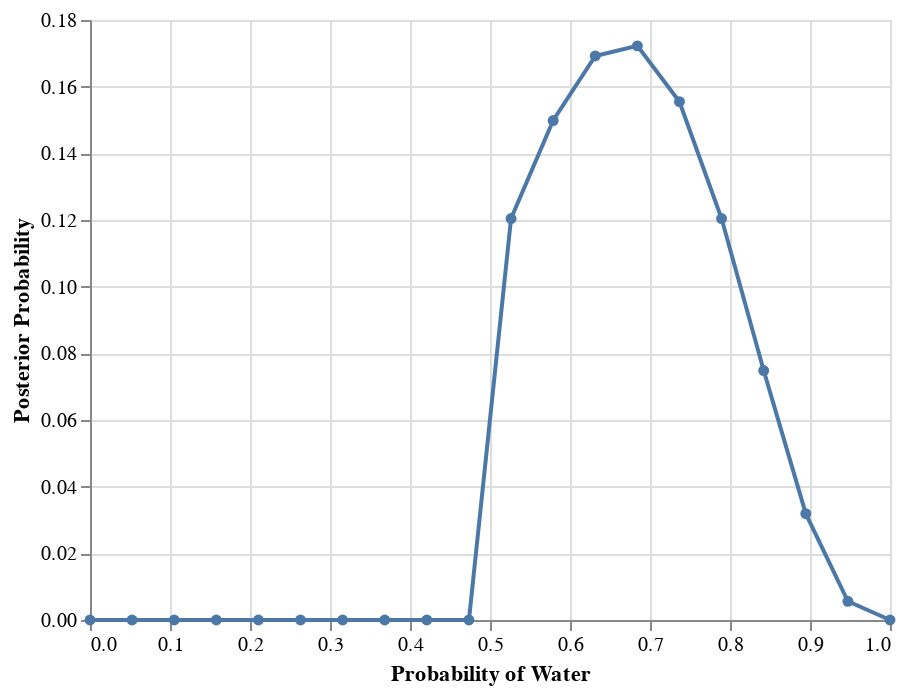

The code cell stored with this chart in its notebook:
### Markdown cell above
### 2.5

### Code cell
prior = np.where(np.linspace(0, 1, 20) < 0.5, 0, 1)
source = grid_approx(prior, 9, 6)
(alt
 .Chart(source)
 .mark_line(point=True)
 .encode(x=alt.X("x", title='Probability of Water'), 
         y=alt.Y("p(x)", title="Posterior Probability")))

### Figure 1 — Vega-Lite specification as saved in the notebook (floating-point values rounded to 4 significant figures)
{"$schema": "https://vega.github.io/schema/vega-lite/v4.8.1.json", "config": {"view": {"continuousHeight": 300, "continuousWidth": 400}}, "data": {"name": "data-ede9a279686b0199fad89d118916701a"}, "datasets": {"data-ede9a279686b0199fad89d118916701a": [{"p(x)": 0, "x": 0}, {"p(x)": 0, "x": 0.05263}, {"p(x)": 0, "x": 0.1053}, {"p(x)": 0, "x": 0.1579}, {"p(x)": 0, "x": 0.2105}, {"p(x)": 0, "x": 0.2632}, {"p(x)": 0, "x": 0.3158}, {"p(x)": 0, "x": 0.3684}, {"p(x)": 0, "x": 0.4211}, {"p(x)": 0, "x": 0.4737}, {"p(x)": 0.1204, "x": 0.5263}, {"p(x)": 0.1498, "x": 0.5789}, {"p(x)": 0.1692, "x": 0.6316}, {"p(x)": 0.1722, "x": 0.6842}, {"p(x)": 0.1555, "x": 0.7368}, {"p(x)": 0.1204, "x": 0.7895}, {"p(x)": 0.07484, "x": 0.8421}, {"p(x)": 0.0319, "x": 0.8947}, {"p(x)": 0.005619, "x": 0.9474}, {"p(x)": 0, "x": 1}]}, "encoding": {"x": {"field": "x", "title": "Probability of Water", "type": "quantitative"}, "y": {"field": "p(x)", "title": "Posterior Probability", "type": "quantitative"}}, "mark": {"point": true, "type": "line"}}
